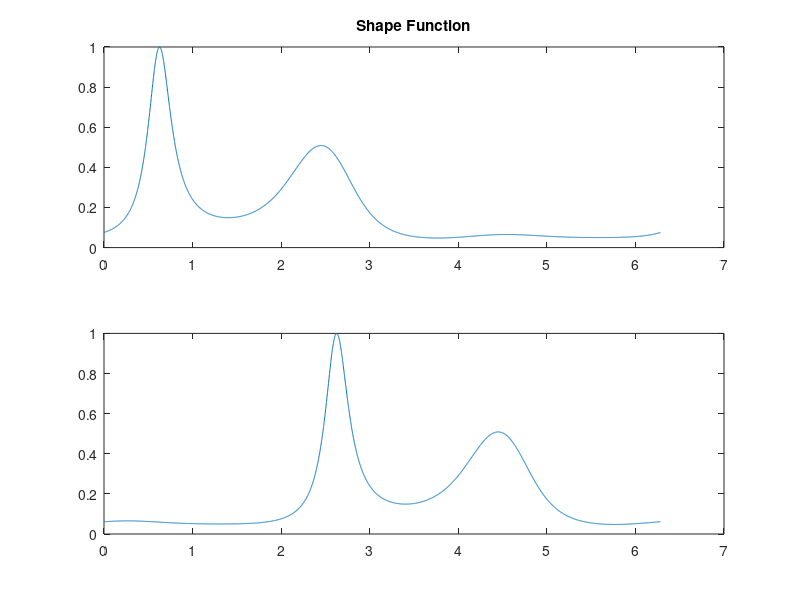
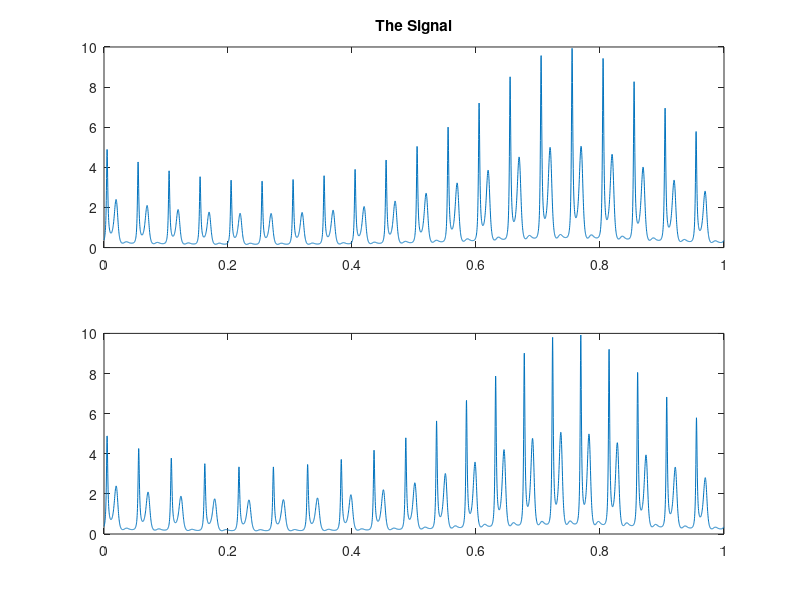

Source code (MATLAB) for these figures, in order:
%% The main function to process a given signal with given 
%  Input signal, phase function, and the bandwidth K
%  Output: shape function s and envelope a(t)
function main
clear;
clc;
%% Generate the signal
N = 2^12;
t = 0:1/N:1-1/N;
y = SignalFun(t');
% plot(t, y)
%% Interpolate
% Get phi at different points
Vtheta = PhiFun(t);
theta0 = PhiFun(0);
thetaf = PhiFun(1);
Ltha = (thetaf - theta0)/2/pi;
theta_bar = (0:N-1) / N *2*pi;
theta = Ltha * theta_bar + theta0;
Vftheta = spline(Vtheta, y, theta);
%Then scale Vthetabar to [0, 2 * pi]
Vthetabar = 1/N*(0:N-1);
Vthetabar = Vthetabar';
%% Compute the FFT of f in theta-space
Ff = fftshift(fft(Vftheta));
%% Compute f_{theta, k}
K = 100;
MatF = zeros(N, 2*K + 1);
for k = 0:K
    w0 = (k - 1/2) * Ltha;
    wf = (k + 1/2) * Ltha - 1;
    ind = w0 + 1 + N/2: wf + 1 + N/2;
    tmpary = zeros(N, 1);
    tmpary(N/2 + 1 - Ltha/2 : N/2 + Ltha/2) = Ff(ind);
    f_theta_k = ifft(ifftshift(tmpary));
    if k == 0
        MatF(:, 1) = real(f_theta_k);
    else
        MatF(:, 1 + k) = real(f_theta_k);
        MatF(:, K + 1 + k) = imag(f_theta_k);
    end
end
%% Use SVD to calculate the optimal solution
[U,S,V] = svd(MatF);
a = U(:, 1);
c = V(:, 1);
fprintf('The second SV is %f\n', S(2, 2));
% c = V(1, :)';
%% Compute the shape function and envelope function
% compute shape function using ifft
% Calculate s(tl)
stl = zeros(N, 1);
for i = 1 : N
    stl(i) = c(1) + 2*sum(c(2:K+1)'.*cos((1:K)*2*pi*Vthetabar(i)) - c(K+2:2*K+1)'.*sin((1:K)*2*pi*Vthetabar(i)));
end
InterpTheta = (Vtheta - theta0)/(thetaf - theta0) * (N - 1) / N;
atl = spline(Vthetabar, a, InterpTheta');
%Normalize
[val, ind] = max(abs(stl));
if stl(ind) < 0
    val = -val;
end
stl = stl / val;
%Compare the shape function
figure(1)
subplot(2, 1, 1)
plot(2*pi*Vthetabar, stl)
title('Shape Function')
subplot(2, 1, 2)
tmpy = 1./(1.1 + cos(theta_bar + cos(2*theta_bar)));
tmpy = tmpy/(max(tmpy));
plot(theta_bar, tmpy);
%ezplot('1/(1.1 + cos(phi + cos(2*phi)))', [0, 2*pi])
%% Rebuild the signal
%Repeat the stl for Ltha times
ShpFun = repmat(stl, Ltha, 1);
ShpFun = ShpFun(1 : Ltha : end);
Sig = val * atl .* ShpFun * S(1, 1);
figure(2)
subplot(2, 1, 1)
plot(t, Sig)
title('The Signal')
subplot(2, 1, 2)
plot(t, y)
end

%% The phase function, return \phi(t), vector form
function phi = PhiFun(t)
phi = 40 * pi * t + 2 * cos(2*pi*t);
end
%% The function which return signals with noises
function y = SignalFun(t)
a = 1./(2 + sin(2*pi*t));
% a = 2;% Use a constant in order to simplify
phi = PhiFun(t);
y = a./(1.1 + cos(phi + cos(2*phi))) + 0.0*randn(length(t), 1);
%y = a .* (cos(phi)+sin(2*phi));
% y = a .* sin(3*phi);
end